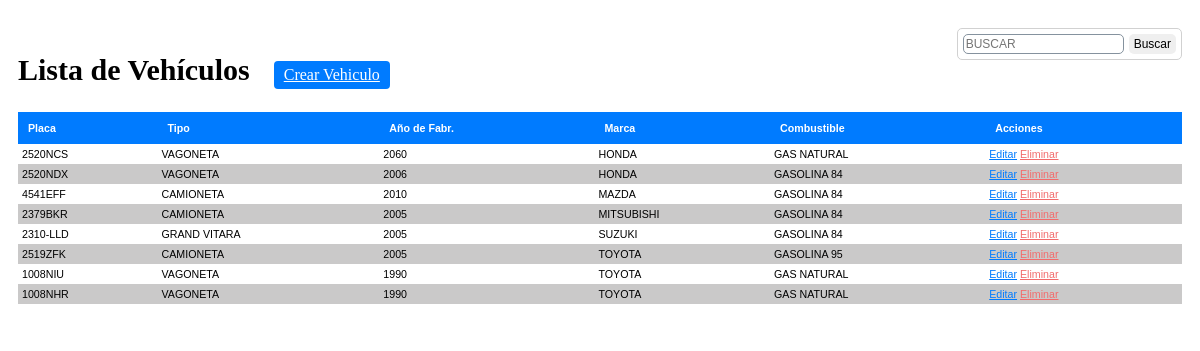
The page /paginas/vehiculo/listarvehiculo.php (signed in) on the database its author committed.
### tables this page shows
CREATE TABLE `vehiculo` (
  `idvehiculo` int(11) NOT NULL,
  `token` tinytext DEFAULT NULL,
  `idcombustible` int(11) DEFAULT NULL,
  `placa` varchar(15) DEFAULT NULL,
  `tipo` varchar(100) DEFAULT NULL,
  `anofabricacion` double DEFAULT NULL,
  `marca` varchar(100) DEFAULT NULL,
  `codcombustible` varchar(15) DEFAULT NULL
);

CREATE TABLE `combustible` (
  `idcombustible` int(11) NOT NULL,
  `token` tinytext DEFAULT NULL,
  `nombrecombustible` varchar(30) DEFAULT NULL,
  `codcombustible` varchar(15) DEFAULT NULL
);

### paginas/vehiculo/listarvehiculo.php (the view, shortened to what this page needs)
<?php
	$codcombustible = $_SESSION["codcombustible"];
	include "../../conexion.php";
?>
<!DOCTYPE html>
<html lang="en">
<head>
  <link rel="stylesheet" href="plugins/fontawesome-free/css/all.min.css">
  <link rel="stylesheet" href="https://code.ionicframework.com/ionicons/2.0.1/css/ionicons.min.css">
  <link href="../css/style.css" rel="stylesheet">
</head>
<body>
<section id="container">
	<div class="margen">
		<h1>Lista de Vehículos</h1>
		<a href="registrovehiculo.php" class="btn_new">Crear Vehiculo</a>
		<form action="listarvehiculo.php" method="get" class="form_search">
			<input type="text" name="busqueda" id="busqueda" placeholder="Buscar" style="text-transform:uppercase">
			<input type="submit" value="Buscar" class="btn_search">
		</form>
		<table>
			<tr>
				<th>Placa</th>
				<th>Tipo</th>
				<th>Año de Fabr.</th>
				<th>Marca</th>
				<th>Combustible</th>
				<th>Acciones</th>
			</tr>
		<?php
			if (sizeof($_REQUEST)>0) {
				$busqueda = strtoupper($_REQUEST['busqueda']);
				$busqueda2=lista($busqueda);
			} else {
					$busqueda = "";
			}
			$encontrado2='NO';
			if($encontrado2 == 'SI'){
				$query = mysqli_query($conection,"SELECT vehiculo.idvehiculo, vehiculo.token, vehiculo.placa, vehiculo.tipo, vehiculo.anofabricacion, vehiculo.marca, combustible.nombrecombustible FROM vehiculo
													INNER JOIN combustible ON vehiculo.idcombustible = combustible.idcombustible
													WHERE vehiculo.codcombustible = '$codcombustible' ORDER BY vehiculo.marca");
			}else{
				$query = mysqli_query($conection,"SELECT vehiculo.idvehiculo, vehiculo.token, vehiculo.placa, vehiculo.tipo, vehiculo.anofabricacion, vehiculo.marca, combustible.nombrecombustible FROM vehiculo
													INNER JOIN combustible ON vehiculo.idcombustible = combustible.idcombustible
													WHERE (vehiculo.placa LIKE '%$busqueda%' OR vehiculo.tipo LIKE '%$busqueda%' OR vehiculo.anofabricacion LIKE '%$busqueda%' OR vehiculo.marca LIKE '%$busqueda%' OR combustible.nombrecombustible LIKE '%$busqueda%') and vehiculo.codcombustible = '$codcombustible' ORDER BY vehiculo.marca");
			}
			$result = mysqli_num_rows($query);
			if($result > 0){
				while ($data = mysqli_fetch_array($query)) {
			?>
				<tr>
					<td><?php echo $data['placa']; ?></td>
					<td><?php echo $data['tipo']; ?></td>
					<td><?php echo $data['anofabricacion']; ?></td>
					<td><?php echo $data['marca']; ?></td>
					<td><?php echo $data['nombrecombustible']; ?></td>
					<td>
						<a class="link_edit" href="editarvehiculo.php?token=<?php echo $data['token']; ?>">Editar</a>
						<a class="link_delete" href="eliminarvehiculo.php?token=<?php echo $data['token']; ?>">Eliminar</a>
					</td>
				</tr>
		<?php
				}
			}
		 ?>
		</table>
	</div>
</section>
</body>
</html>

### paginas/css/style.css (style rules this page uses)
#container { background: #FFF; padding: 10px 0; }
form { background: #FFF; margin: auto; padding: 20px 50px; border: 1px solid #d1d1d1; }
input,select,textarea { display: block; font-size: 9pt; padding: 2px; border: 1px solid #85929e; border-radius: 5px; }
.margen { margin: 10px; }
#container h1 { font-size: 30px; display: inline-block; }
.btn_new { display: inline-block; background: #007bff; color: #FFF; padding: 5px 10px; border-radius: 4px; margin: 20px; }
table { border-collapse: collapse; font-size: 8pt; font-family: 'arial'; width: 100%; }
table th { text-align: left; padding: 10px; background: #007bff; color: #FFF; }
table tr:nth-child(odd) { background: rgb(202, 201, 201); }
table td { padding: 4px; }
.link_edit { color: #007bff; }
.link_delete { color: #f26b6b; }
.form_search { display: -webkit-flex; display: -moz-flex; display: -ms-flex; display: -o-flex; display: flex; float: right; background: initial; padding: 5px; border-radius: 5px; }
.form_search .btn_search { background: #007bff color: #FFF; padding: 0 5px; border: 0; cursor: pointer; margin-left: 5px; }

### rows shown on the page
vehiculo: placa "2520NCS", tipo "VAGONETA", anofabricacion "2060", marca "HONDA", idcombustible.nombrecombustible "GAS NATURAL"
vehiculo: placa "2520NDX", tipo "VAGONETA", anofabricacion "2006", marca "HONDA", idcombustible.nombrecombustible "GASOLINA 84"
vehiculo: placa "4541EFF", tipo "CAMIONETA", anofabricacion "2010", marca "MAZDA", idcombustible.nombrecombustible "GASOLINA 84"
vehiculo: placa "2379BKR", tipo "CAMIONETA", anofabricacion "2005", marca "MITSUBISHI", idcombustible.nombrecombustible "GASOLINA 84"
vehiculo: placa "2310-LLD", tipo "GRAND VITARA", anofabricacion "2005", marca "SUZUKI", idcombustible.nombrecombustible "GASOLINA 84"
vehiculo: placa "2519ZFK", tipo "CAMIONETA", anofabricacion "2005", marca "TOYOTA", idcombustible.nombrecombustible "GASOLINA 95"
vehiculo: placa "1008NIU", tipo "VAGONETA", anofabricacion "1990", marca "TOYOTA", idcombustible.nombrecombustible "GAS NATURAL"
vehiculo: placa "1008NHR", tipo "VAGONETA", anofabricacion "1990", marca "TOYOTA", idcombustible.nombrecombustible "GAS NATURAL"
